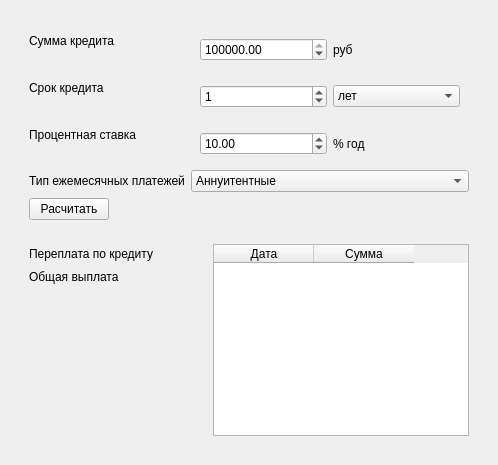
      <widget class="QWidget" name="page_2">
       <layout class="QVBoxLayout" name="verticalLayout">
        <item>
         <widget class="QWidget" name="widget_7" native="true">
          <property name="sizePolicy">
           <sizepolicy hsizetype="Preferred" vsizetype="Minimum">
            <horstretch>0</horstretch>
            <verstretch>0</verstretch>
           </sizepolicy>
          </property>
          <layout class="QVBoxLayout" name="verticalLayout_3">
           <item>
            <widget class="QWidget" name="widget_6" native="true">
             <property name="sizePolicy">
              <sizepolicy hsizetype="Preferred" vsizetype="Maximum">
               <horstretch>0</horstretch>
               <verstretch>0</verstretch>
              </sizepolicy>
             </property>
             <layout class="QFormLayout" name="formLayout">
              <item row="0" column="0">
               <widget class="QLabel" name="label_6">
                <property name="text">
                 <string>Сумма кредита</string>
                </property>
               </widget>
              </item>
              <item row="0" column="1">
               <widget class="QWidget" name="widget_8" native="true">
                <layout class="QHBoxLayout" name="horizontalLayout_4">
                 <item>
                  <widget class="QDoubleSpinBox" name="doubleSpinBox_credit_amount">
                   <property name="maximum">
                    <double>999999999999.000000000000000</double>
                   </property>
                   <property name="singleStep">
                    <double>100000.000000000000000</double>
                   </property>
                   <property name="value">
                    <double>1000000.000000000000000</double>
                   </property>
                  </widget>
                 </item>
                 <item>
                  <widget class="QLabel" name="label_10">
                   <property name="text">
                    <string>руб</string>
                   </property>
                  </widget>
                 </item>
                </layout>
               </widget>
              </item>
              <item row="1" column="0">
               <widget class="QLabel" name="label_7">
                <property name="text">
                 <string>Срок кредита</string>
                </property>
               </widget>
              </item>
              <item row="1" column="1">
               <widget class="QWidget" name="widget_9" native="true">
                <layout class="QHBoxLayout" name="horizontalLayout_6">
                 <item>
                  <widget class="QSpinBox" name="spinBox_credit_term">
                   <property name="maximum">
                    <number>999999</number>
                   </property>
                   <property name="value">
                    <number>1</number>
                   </property>
                  </widget>
                 </item>
                 <item>
                  <widget class="QComboBox" name="comboBox">
                   <item>
                    <property name="text">
                     <string>лет</string>
                    </property>
                   </item>
                   <item>
                    <property name="text">
                     <string>месяцев</string>
                    </property>
                   </item>
                  </widget>
                 </item>
                </layout>
               </widget>
              </item>
              <item row="2" column="0">
               <widget class="QLabel" name="label_8">
                <property name="text">
                 <string>Процентная ставка</string>
                </property>
               </widget>
              </item>
              <item row="2" column="1">
               <widget class="QWidget" name="widget_10" native="true">
                <layout class="QHBoxLayout" name="horizontalLayout_5">
                 <item>
                  <widget class="QDoubleSpinBox" name="doubleSpinBox_interest_rate">
                   <property name="maximum">
                    <double>1000.000000000000000</double>
                   </property>
                   <property name="value">
                    <double>10.000000000000000</double>
                   </property>
                  </widget>
                 </item>
                 <item>
                  <widget class="QLabel" name="label_11">
                   <property name="text">
                    <string>% год</string>
                   </property>
                  </widget>
                 </item>
                </layout>
               </widget>
              </item>
              <item row="3" column="0">
               <widget class="QLabel" name="label_9">
                <property name="text">
                 <string>Тип ежемесячных платежей</string>
                </property>
               </widget>
              </item>
              <item row="3" column="1">
               <widget class="QComboBox" name="comboBox_payments_type">
                <item>
                 <property name="text">
                  <string>Аннуитентные</string>
                 </property>
                </item>
                <item>
                 <property name="text">
                  <string>Дифференцированные</string>
                 </property>
                </item>
               </widget>
              </item>
              <item row="4" column="0">
               <widget class="QPushButton" name="pushButton_calc_credit">
                <property name="text">
                 <string>Расчитать</string>
                </property>
               </widget>
              </item>
             </layout>
            </widget>
           </item>
           <item>
            <widget class="QWidget" name="widget_13" native="true">
             <layout class="QGridLayout" name="gridLayout_12">
              <item row="1" column="0">
               <widget class="QLabel" name="label_29">
                <property name="text">
                 <string>Общая выплата</string>
                </property>
               </widget>
              </item>
              <item row="0" column="3" rowspan="3">
               <widget class="QTableWidget" name="tableWidget">
                <property name="sizePolicy">
                 <sizepolicy hsizetype="Expanding" vsizetype="Expanding">
                  <horstretch>0</horstretch>
                  <verstretch>0</verstretch>
                 </sizepolicy>
                </property>
                <column>
                 <property name="text">
                  <string>Дата</string>
                 </property>
                </column>
                <column>
                 <property name="text">
                  <string>Сумма</string>
                 </property>
                </column>
               </widget>
              </item>
              <item row="0" column="1">
               <widget class="QLabel" name="label_credit_overpayment">
                <property name="text">
                 <string/>
                </property>
               </widget>
              </item>
              <item row="0" column="0">
               <widget class="QLabel" name="label_27">
                <property name="text">
                 <string>Переплата по кредиту</string>
                </property>
               </widget>
              </item>
              <item row="2" column="0">
               <spacer name="verticalSpacer_4">
                <property name="orientation">
                 <enum>Qt::Vertical</enum>
                </property>
                <property name="sizeHint" stdset="0">
                 <size>
                  <width>20</width>
                  <height>40</height>
                 </size>
                </property>
               </spacer>
              </item>
              <item row="1" column="1">
               <widget class="QLabel" name="label_total_payout">
                <property name="text">
                 <string/>
                </property>
               </widget>
              </item>
              <item row="0" column="2">
               <spacer name="horizontalSpacer_5">
                <property name="orientation">
                 <enum>Qt::Horizontal</enum>
                </property>
                <property name="sizeType">
                 <enum>QSizePolicy::Expanding</enum>
                </property>
                <property name="sizeHint" stdset="0">
                 <size>
                  <width>40</width>
                  <height>20</height>
                 </size>
                </property>
               </spacer>
              </item>
             </layout>
            </widget>
           </item>
          </layout>
         </widget>
        </item>
       </layout>
      </widget>
